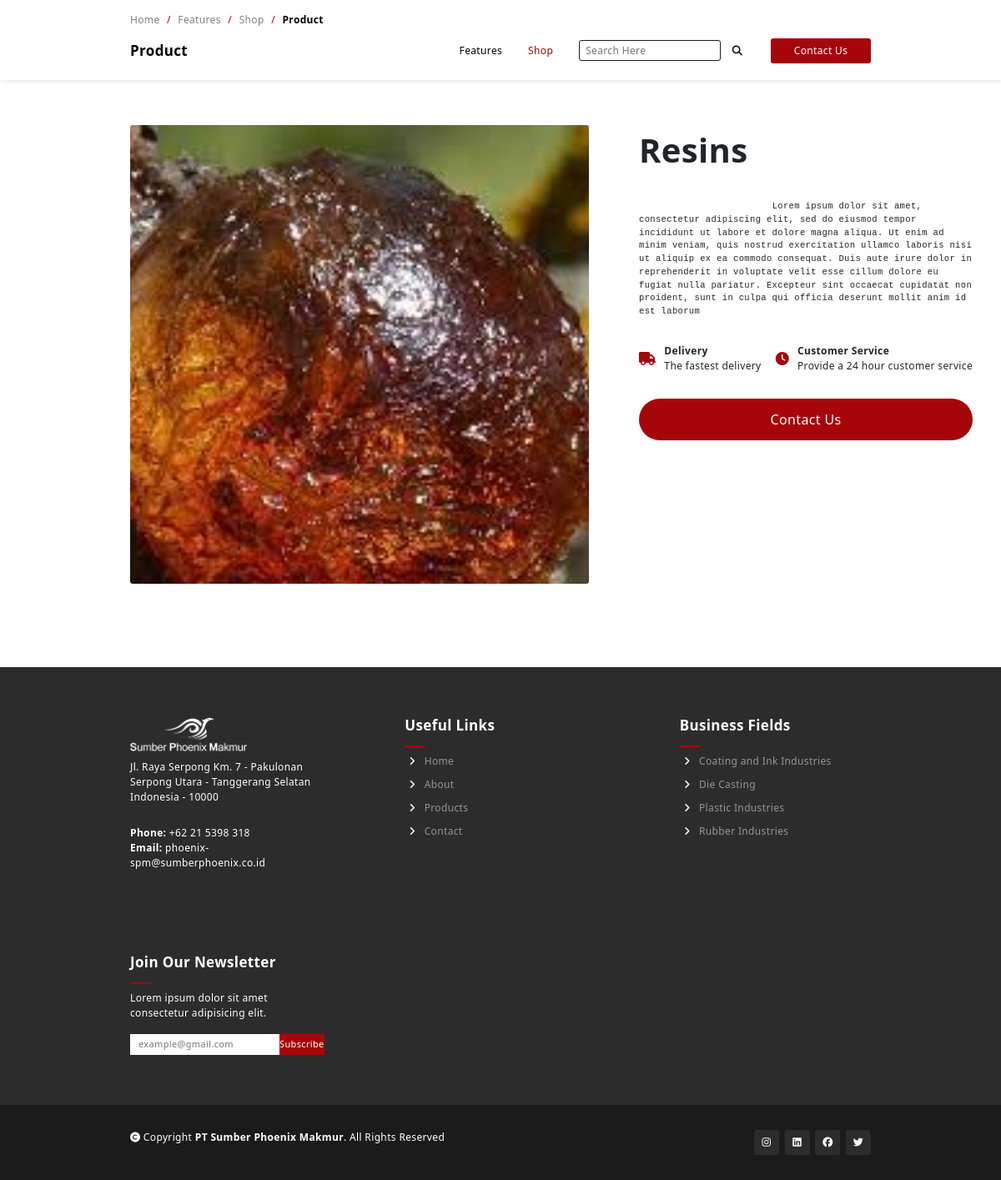
The page /single/product.php?product_code=RS1 on the database its author committed.
### tables this page shows
CREATE TABLE `products` (
  `product_id` int(11) NOT NULL,
  `product_name` varchar(100) NOT NULL,
  `product_code` varchar(100) NOT NULL,
  `product_img` text NOT NULL,
  `product_desc` text NOT NULL,
  `product_delivery` varchar(100) NOT NULL,
  `customer_service` varchar(100) NOT NULL,
  `status` tinyint(1) NOT NULL DEFAULT 1,
  `featured` tinyint(1) NOT NULL DEFAULT 0,
  `best_seller` int(11) NOT NULL DEFAULT 0
);

CREATE TABLE `company_profile` (
  `id_fitur` int(11) NOT NULL,
  `fitur_name` text NOT NULL,
  `fitur_data` text DEFAULT NULL
);

CREATE TABLE `categories` (
  `cat_id` int(11) NOT NULL,
  `cat_code` varchar(100) NOT NULL,
  `cat_name` varchar(255) NOT NULL,
  `cat_img` text NOT NULL,
  `status` tinyint(1) NOT NULL DEFAULT 1,
  `order_by` int(11) NOT NULL
);

### single/product.php (the view, shortened to what this page needs)
<?php
include '../api/connect.php';
$stmt = $conn->prepare("SELECT * FROM products where LOWER(product_code) = ? and status = 1");
    $stmt->execute([strtolower($_GET['product_code'])]);
    $product = $stmt->fetch();
?>
<!DOCTYPE html>
<html lang="en">
<head>
    <link href="https://cdn.jsdelivr.net/npm/bootstrap@5.2.0-beta1/dist/css/bootstrap.min.css" rel="stylesheet">
    <link rel="stylesheet" href="../style.css">
    <link rel="stylesheet" href="../style/nav.css">
    <link rel="stylesheet" href="../style/footer.css">
    <link rel="stylesheet" href="../style/copyright.css">
    <link rel="stylesheet" href="../style/nav_templates.css">
    <link rel="stylesheet" href="../style/product/nav.css">
    <link rel="stylesheet" href="../style/product/product.css">
</head>
<body>
    <nav class="navbar active fixed-top navbar-expand-lg">
        <div class="paragraph">
            <a href="index.php">Home </a>
            <span>/</span>
            <a href="../product.php">Features </a>
            <span>/</span>
            <a href="../shop.php<?php
                if(isset($_GET['subCode'])){
                    echo  '?subCode='.$_GET['subCode'];
                }
             ?>
             ">Shop </a>
            <span>/</span>
            <strong class="product">Product</strong>
        </div>
        <div class="container-fluid">
            <div class="navbar-brand">
                <div class="sub-heading">Product</div>
            </div>
            <div class="collapse navbar-collapse" id="navbarSupportedContent">
                <ul class="navbar-nav mr-auto w-100 justify-content-end">
                    <li class="nav-item">
                        <a class="nav-link paragraph" href="../product.php">Features</a>
                    </li>
                    <li class="nav-item active">
                        <a class="nav-link paragraph" href="../shop.php
                        <?php
                        if(isset($_GET['subCode'])){
                           echo  '?subCode='.$_GET['subCode'];
                        }
                       ?>
                        ">Shop</a>
                    </li>
                    <li class="nav-item">
                        <a class="nav-link paragraph">
                            <input type="text" placeholder="Search Here" class="search-bar">
                            <i class="fa-solid fa-magnifying-glass search-icon"></i>
                        </a>
                    </li>
                    <a href="../contact.php"><button class="custom-button btn navbar-btn contact" type="button">Contact Us</button></a>
                </ul>
            </div>
        </div>
    </nav>
    <section class="product-section section-extra">
        <div class="container-fluid">
            <img src="../<?= $product['product_img'] ?>" alt="" class="product-image">
            <div class="product-description">
                <div class="product-title heading"><?= htmlspecialchars($product['product_name']) ?></div>
                <div class="product-content paragraph">
                    <pre>
                        <?= $product['product_desc'] ?>
                    </pre>
                </div>
                <div class="icons-place">
                    <div class="delivery icon-place">
                        <i class="fa-solid fa-truck"></i>
                        <div class="icon-content">
                            <div class="paragraph icon-content-heading">Delivery</div>
                            <div class="paragraph icon-content-description"><?= htmlspecialchars($product['product_delivery']) ?></div>
                        </div>
                    </div>
                    <div class="cs icon-place">
                        <i class="fa-solid fa-clock"></i>
                        <div class="icon-content">
                            <div class="paragraph icon-content-heading">Customer Service</div>
                            <div class="paragraph icon-content-description"><?= htmlspecialchars($product['customer_service']) ?></div>
                        </div>
                    </div>
                </div>
                <div class="contact-container">
                    <button class="custom-button" onclick="window.location.href='../contact.php'" type="button">Contact Us</button>
                </div>
            </div>
        </div>
    </section>
    <?php include '../bottombar.php'  ?>
    <footer class="copyright-footer">
        <div class="container-fluid">
            <div class="copyright paragraph">
                <i class="fa-solid fa-copyright"></i>
                Copyright <strong>PT Sumber Phoenix Makmur</strong>. All Rights Reserved
            </div>
            <div class="copyright-social-media">
                <div class="icon-container-box">
                    <a href="#" class="fa-brands fa-instagram"></a>
                </div>
                <div class="icon-container-box">
                    <a href="#" class="fa-brands fa-linkedin"></a>
                </div>
                <div class="icon-container-box">
                    <a href="#" class="fa-brands fa-facebook"></a>
                </div>
                <div class="icon-container-box">
                    <a href="#" class="fa-brands fa-twitter"></a>
                </div>
            </div>
        </div>
    </footer>
</body>
</html>

### bottombar.php
<?php
function getData1($fiturNama,$conn){
    $stmt = $conn->prepare('SELECT * FROM company_profile where fitur_name =? ');
    $stmt->execute([$fiturNama]);
    $temp = $stmt->fetch();
    $data = $temp['fitur_data'];
    return $data;
}
?>
<section class="footer-section">
        <div class="container-fluid grid">
            <div class="company-information">
                <div class="company-logo">
                    <img src="src/<?= getData1('logo',$conn) ?>" id="company-logo" alt="">
                </div>
                <div class="company-address">
                    <p class="paragraph" col="address"><?= getData1('address',$conn)?> </p>
                </div>
                <div class="company-phone">
                    <p class="paragraph" col="phone"><strong>Phone: </strong><?= getData1('phone',$conn) ?></p>
                </div>
                <div class="company-email">
                    <p class="paragraph" col="email"><strong>Email: </strong><?= getData1('email',$conn) ?></p>
                </div>
            </div>
            <div class="useful-links">
                <h2 class="sub-heading underline">Useful Links</h2>
                <a class="footer-item" href="#">
                    <i class="fa-solid fa-angle-right"></i>
                    Home
                </a>
                <a class="footer-item" href="#about">
                    <i class="fa-solid fa-angle-right"></i>
                    About
                </a>
                <a class="footer-item" href="./product.php">
                    <i class="fa-solid fa-angle-right"></i>
                    Products
                </a>
                <a class="footer-item" href="./contact.php">
                    <i class="fa-solid fa-angle-right"></i>
                    Contact
                </a>
            </div>
            <div class="business-fields useful-links">
                <h2 class="sub-heading underline">Business Fields</h2>
                <?php
                    $stmt=$conn->prepare("SELECT c.cat_code as cat_code,c.cat_name as cat_name,c.cat_id as cat_id,c.cat_img as cat_img, count(s.sub_id)
                    FROM categories c
                    join subcategories s on c.cat_id = s.cat_id
                    join product_subcategory ps  on s.sub_id = ps.subcategory_id
                    join products p on ps.product_id = p.product_id
                    where c.status = 1 and s.status = 1 and p.status = 1 GROUP BY c.cat_id HAVING COUNT(ps.product_id) > 0 order by c.order_by ASC");
                    $stmt->execute();
                    while($cat = $stmt->fetch()):
                ?>
                <a class="footer-item" href="./shop.php?cateCode=<?= $cat['cat_code'] ?>">
                    <i class="fa-solid fa-angle-right"></i>
                    <?= $cat['cat_name'] ?>
                </a>
                <?php endwhile; ?>
            </div>
            <div class="newsletter">
                <h2 class="sub-heading underline">Join Our Newsletter</h2>
                <p class="paragraph" col="newsletter_desc"><?= getData1('newsletter_desc',$conn)?></p>
                <div class="email-input">
                    <input type="email" placeholder="example@gmail.com">
                    <button class="custom-button btn" type="button">Subscribe</button>
                </div>
            </div>
        </div>
    </section>

### style.css (style rules this page uses)
* { padding: 0; margin: 0; letter-spacing: 0.35px; -webkit-box-sizing: border-box; -moz-box-sizing: border-box; box-sizing: border-box; }
html { overflow-x: hidden; scroll-behavior: smooth; background: white; }
:root { --yellow: #a6060a; --black: #1B1B1B; --light-black: #2C2C2C; }
section { display: flex; justify-content: center; width: 100vw; }
.navbar, footer { display: flex !important; justify-content: center; }
footer { width: 100vw; }
.custom-button { color: white; background-color: var(--yellow); transition: 0.7s ease; padding: 0; border-color: rgba(0, 0, 0, 0); border-radius: 5px; display: flex; justify-content: center; align-items: center; }
.heading { font-size: 27px; font-weight: bold; text-transform: capitalize; margin-bottom: 20px; }
.sub-heading { font-size: 17px; font-weight: bold; }
.grid { display: grid; grid-template-columns: repeat(auto-fit, minmax(300px, 1fr)); gap: 20px; }
.paragraph { font-size: 12px; }
.container-fluid { padding: 0; margin: 0; padding-right: 13vw; padding-left: 13vw; width: 100%; max-width: 1900px; }
.section-extra { padding-top: 120px; padding-bottom: 100px; }
.underline { position: relative; padding-bottom: 16px; }
.underline:after { display: block; content: ''; width: 70px; height: 4px; background: var(--yellow); position: absolute; bottom: 0; left: 50%; transform: translate(-50%, -50%); }
pre { white-space: pre-wrap; white-space: -moz-pre-wrap; white-space: -pre-wrap; white-space: -o-pre-wrap; }

### style/nav.css (style rules this page uses)
.navbar { background-color: white; box-shadow: 0 1px 6px 0 rgba(0, 0, 0, 0.1); padding-top: 13px; padding-bottom: 13px; }
.navbar-nav { align-items: center; }
.navbar-brand { margin-right: 0; }
.navbar-btn { width: 120px; height: 30px; font-size: 12px; margin-top: 5px; margin-left: 20px; }
.nav-link { transition: 0.3s ease; border-radius: 5px; margin-left: 15px; color: black; }
.navbar .nav-item { transition: 0.3s ease; }
.navbar .nav-item.active a { color: var(--yellow); }

### style/footer.css (style rules this page uses)
.footer-section { background-color: var(--light-black); height: auto; padding-top: 60px; padding-bottom: 60px; color: white; }
.footer-section .useful-links { display: flex; flex-direction: column; }
.footer-section .underline:after { left: 0 !important; transform: translate(0); width: 25px; height: 2px; }
.footer-section .footer-item { margin-left: 5px; font-size: 12px; color: rgba(255, 255, 255, 0.5); margin-bottom: 10px; text-decoration: none; width: 100%; transition: all 0.3s ease; cursor: pointer; }
.footer-section .footer-item i { margin-right: 7px; color: white; transition: all 0.3s ease; }
.footer-section .grid { grid-template-columns: repeat(auto-fit, minmax(200px, 1fr)); gap: 100px; }
.footer-section .company-information { max-width: 250px; }
.footer-section .business-fields { width: 180px; }
.footer-section img { width: 140px; filter: brightness(0) invert(1); margin-bottom: 10px; }
.footer-section .company-information .paragraph { margin-bottom: 0; }
.footer-section .company-information .company-address { margin-bottom: 25px; }
.footer-section .newsletter { max-width: 300px; }
.footer-section .email-input { display: flex; }
.footer-section .email-input input { border-radius: 0; border: none; padding-left: 10px; padding-right: 10px; font-size: 11px; }
.footer-section .email-input .custom-button { border: none; border-radius: 0; font-size: 11px; height: 25px; width: 65px; font-weight: 300; cursor: pointer; transition: 0.3s ease; }

### style/copyright.css (style rules this page uses)
.copyright-footer { height: auto; padding-top: 30px; padding-bottom: 30px; background-color: var(--black); color: white; }
.copyright-footer .container-fluid { display: flex; justify-content: space-between; }
.copyright-footer .copyright-social-media { display: flex; justify-content: space-between; width: 140px; }
.copyright-footer .icon-container-box { height: 30px; width: 30px; border-radius: 3px; font-size: 12px; background-color: var(--light-black); display: flex; justify-content: center; align-items: center; transition: 0.5s ease; cursor: pointer; }
.copyright-footer .icon-container-box a { text-decoration: none; color: white; }

### rows shown on the page
products: product_img (picture), product_name "Resins", product_desc "Lorem ipsum dolor sit amet, consectetur adipiscing elit, sed do eiusmod tempor incididunt ut labore et dolore magna aliqua. Ut enim ad minim veniam, quis nostrud exercitation ullamco laboris nisi ut aliquip ex ea commodo consequat. Duis aute irure dolor in reprehenderit in voluptate velit esse cillum dolore eu fugiat nulla pariatur. Excepteur sint occaecat cupidatat non proident, sunt in culpa qui officia deserunt mollit anim id est laborum…", product_delivery "The fastest delivery", customer_service "Provide a 24 hour customer service"
company_profile: fitur_data (picture)
company_profile: fitur_data "Jl. Raya Serpong Km. 7 - Pakulonan Serpong Utara - Tanggerang Selatan Indonesia - 10000"
company_profile: fitur_data "+62 21 5398 318"
company_profile: fitur_data "phoenix-spm@sumberphoenix.co.id"
categories: cat_name "Coating and Ink Industries"
categories: cat_name "Die Casting"
categories: cat_name "Plastic Industries"
categories: cat_name "Rubber Industries"
company_profile: fitur_data "Lorem ipsum dolor sit amet consectetur adipisicing elit."
